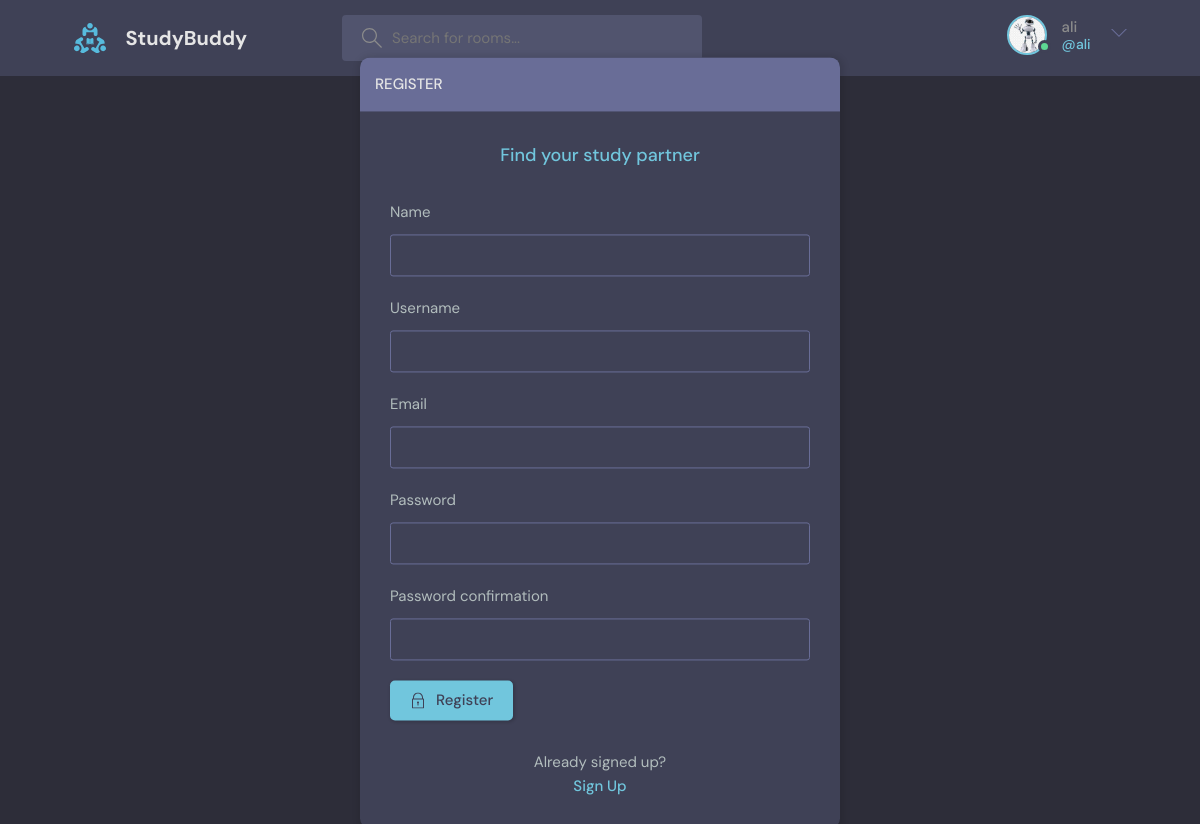
Page /register/ (signed in) on the committed database.
### base/models.py (models this page shows)
class User(AbstractUser):
    name = models.CharField(max_length=100, null=True)
    email = models.EmailField(unique=True, null=True)
    bio = models.TextField(null=True)
    avatar = models.ImageField(null=True, default='avatar.svg')
    USERNAME_FIELD = 'email'
    REQUIRED_FIELDS = []

### base/views.py (the view, shortened to what this page needs)
# urls.py: path('register/', views.register, name='register'),
def register(request):
    page = 'register'
    form = MyUserCreationForm()
    return render(request, 'base/login_register.html', {'form':form})

### base/forms.py
class MyUserCreationForm(UserCreationForm):
    class Meta:
        model = User
        fields = ['name', 'username', 'email', 'password1', 'password2']

### base/templates/base/login_register.html (shortened to what this page needs)
{% extends 'main.html' %}
{% block content %}
{% if page == 'login' %}
<main class="auth layout">
      <div class="container">
        <div class="layout__box">
          <div class="layout__boxHeader">
            <div class="layout__boxTitle">
              <h3>Login</h3>
            </div>
          </div>
          <div class="layout__body">
            <h2 class="auth__tagline">Find your study partner</h2>
            <form class="form" action="" method="post">
              {% csrf_token %}
              <div class="form__group form__group">
                <label for="room_name">Username</label>
                <input id="username" name="username" type="text" placeholder="e.g. dennis_ivy" required />
              </div>
              <div class="form__group">
                <label for="password">Password</label>
                <input
                  id="password"
                  name="password"
                  type="password"
                  placeholder="&bull;&bull;&bull;&bull;&bull;&bull;&bull;&bull;"
                 required/>
              </div>
              <button class="btn btn--main" type="submit">
                <svg
                  version="1.1"
                  xmlns="http://www.w3.org/2000/svg"
                  width="32"
                  height="32"
                  viewBox="0 0 32 32"
                >
                  <title>lock</title>
                  <path
                    d="M27 12h-1v-2c0-5.514-4.486-10-10-10s-10 4.486-10 10v2h-1c-0.553 0-1 0.447-1 1v18c0 0.553 0.447 1 1 1h22c0.553 0 1-0.447 1-1v-18c0-0.553-0.447-1-1-1zM8 10c0-4.411 3.589-8 8-8s8 3.589 8 8v2h-16v-2zM26 30h-20v-16h20v16z"
                  ></path>
                  <path
                    d="M15 21.694v4.306h2v-4.306c0.587-0.348 1-0.961 1-1.694 0-1.105-0.895-2-2-2s-2 0.895-2 2c0 0.732 0.413 1.345 1 1.694z"
                  ></path>
                </svg>
                Login
              </button>
            </form>
            <div class="auth__action">
              <p>Haven't signed up yet?</p>
              <a href="{% url 'register' %}" class="btn btn--link">Register</a>
            </div>
          </div>
        </div>
      </div>
{% else %}
<div class="container">
  <div class="layout__box">
    <div class="layout__boxHeader">
      <div class="layout__boxTitle">
        <h3>Register</h3>
      </div>
    </div>
    <div class="layout__body">
      <h2 class="auth__tagline">Find your study partner</h2>
      <form class="form" action="" method="post">
        {% for field in form %}
        <div class="form__group form__group">
          <label for="room_ name">{{ field.label }}</label>
          {{field}}
        </div>
        {% endfor %}
        <button class="btn btn--main" type="submit">
          Register
        </button>
      </form>
      <div class="auth__action">
        <p>Already signed up?</p>
        <a href="{% url 'login_page' %}" class="btn btn--link">Sign Up</a>
      </div>
    </div>
  </div>
</div>
{% endif %}
{% endblock content %}

### templates/navbar.html (shortened to what this page needs)
{% load static %}
<header class="header header--loggedIn">
    <div class="container">
      <a href="{% url 'home' %}" class="header__logo">
        <img src="{% static 'images/logo.svg' %}" />
        <h1>StudyBuddy</h1>
      </a>
      <form class="header__search" method="get" action="{% url 'home' %}">
        <label>
          <input name="q" placeholder="Search for rooms..." />
        </label>
      </form>
      <nav class="header__menu">
        {% if request.user.is_authenticated %}
        <div class="header__user">
          <a href="{% url 'update_user' %}">
            <div class="avatar avatar--medium active">
              <img src="{{ request.user.avatar.url }}" />
            </div>
            <p>{{ request.user.username }}<span>@{{ request.user.username }}</span></p>
          </a>
          <button class="dropdown-button">
            <svg version="1.1" xmlns="http://www.w3.org/2000/svg" width="32" height="32" viewBox="0 0 32 32">
              <title>chevron-down</title>
              <path d="M16 21l-13-13h-3l16 16 16-16h-3l-13 13z"></path>
            </svg>
          </button>
        </div>
        {% else %}
        <a href="{% url 'login_page' %}">
          <img src="{% static 'images/avatar.svg' %}" />
          <p>Login</p>
        </a>
        {% endif %}
      </nav>
    </div>
  </header>

### static/styles/style.css (style rules this page uses)
:root { --color-main: #71c6dd; --color-main-light: #e1f6fb; --color-dark: #3f4156; --color-dark-medium: #51546e; --color-dark-light: #696d97; --color-light: #e5e5e5; --color-gray: #8b8b8b; --color-light-gray: #b2bdbd; --color-bg: #2d2d39; --color-success: #5dd693; --color-error: #fc4b0b; }
* { font-family: "DM Sans", -apple-system, BlinkMacSystemFont, "Segoe UI", Roboto, Oxygen, Ubuntu, Cantarell, "Open Sans", "Helvetica Neue", sans-serif; margin: 0; padding: 0; box-sizing: border-box; text-rendering: optimizeLegibility; font-size: inherit; }
html { font-size: 56.25%; }
@media only screen and (min-width: 1200px) { html { font-size: 62.5%; } }
body { line-height: 1.6; font-weight: 400; font-size: 1.5rem; color: var(--color-light-gray); background-color: var(--color-bg); min-height: 100vh; }
img { width: 100%; }
a { display: inline-block; color: var(--color-main); text-decoration: none; }
.container { max-width: 120rem; width: 90%; margin: auto; }
.btn { background-color: transparent; border: none; display: inline-flex; align-items: center; gap: 1rem; cursor: pointer; transition: all ease-in-out 0.3s; padding: 1rem 2rem; border-radius: 5px; box-shadow: 1px 1px 3px 1px rgba(0, 0, 0, 0.15); font-weight: 500; }
.btn--link { border-radius: 0; padding: 0; color: var(--color-main); box-shadow: none; }
.btn--main { background-color: var(--color-main); color: var(--color-dark); }
.btn > svg { fill: currentColor; width: 1.6rem; height: 1.6rem; }
.avatar { position: relative; display: inline-block; border-radius: 50%; border: 2px solid var(--color-main); }
.avatar img { display: block; border-radius: 50%; object-fit: cover; object-position: center; }
.avatar::after { content: ""; display: block; position: absolute; background-color: var(--color-gray); z-index: 111; border-radius: 50%; border: 0.3rem solid var(--color-dark); }
.avatar.active::after { background-color: var(--color-success); }
.avatar.avatar--medium img { width: 3.6rem; height: 3.6rem; border-radius: 50%; }
.avatar.avatar--medium:after { width: 0.7rem; height: 0.7rem; bottom: 0px; right: -6px; }
.header { padding: 1.5rem; background-color: var(--color-dark); }
.header > .container { display: flex; gap: 9.5rem; }
.header__logo, .header__user { display: flex; gap: 2rem; align-items: center; }
.header__logo > img { height: 3.2rem; width: 3.2rem; }
.header__logo > h1 { font-weight: 700; font-size: 2rem; color: var(--color-light); }
.header__search > label { background-color: var(--color-dark-medium); padding: 1.3rem 1rem; display: flex; align-items: center; gap: 1rem; border-radius: 4px; }
.header__search svg { fill: var(--color-gray); width: 2rem; height: 2rem; margin-left: 1rem; }
.header__search input { width: 30rem; background: transparent; border: none; outline: none; color: var(--color-light); }
.header__menu { margin-left: auto; position: relative; }
.header__menu a { display: flex; gap: 1.5rem; align-items: center; font-weight: 500; text-decoration: none; color: var(--color-gray); }
.header__menu img { height: 3.6rem; }
.header__menu p { line-height: 1.2; }
.header__menu span { color: var(--color-main); font-weight: 500; font-size: 1.4rem; display: block; }
.header__menu svg { width: 1.6rem; height: 1.6rem; fill: var(--color-dark-light); }
.dropdown-button { background: transparent; border: 0; outline: 0; cursor: pointer; }
.layout__box { width: 90%; max-width: 48rem; min-height: 40rem; position: absolute; top: 50%; left: 50%; transform: translate(-50%, -46%); background-color: var(--color-dark); border-radius: 1rem; box-shadow: 1px 1px 6px 3px rgba(0, 0, 0, 0.1); overflow: hidden; }
.layout__boxHeader { display: flex; padding: 1.5rem; background-color: var(--color-dark-light); }
.layout__boxTitle { display: flex; gap: 1.5rem; align-items: center; }
.layout__boxTitle h3 { text-transform: uppercase; font-weight: 500; color: var(--color-light); }
.layout__body { margin: 3rem; }
.form__group { margin-bottom: 2rem; width: 100%; }
.form__group label { display: block; font-size: 1.5rem; margin-bottom: 1rem; }
.form__group input, .form__group textarea, .form__group select { background: transparent; border: 1px solid var(--color-dark-light); padding: 1rem; border-radius: 3px; width: 100%; color: var(--color-light); font-weight: 500; outline: none; }
.auth__tagline { text-align: center; margin-bottom: 3rem; color: var(--color-main); font-weight: 500; font-size: 1.8rem; }
.auth__action { margin-top: 3rem; text-align: center; }

### rows in the picture
User: user.avatar (picture), user.username "ali"

### other values in the picture
{{ field.label }} "Name" "Username" "Email" "Password" "Password confirmation"
